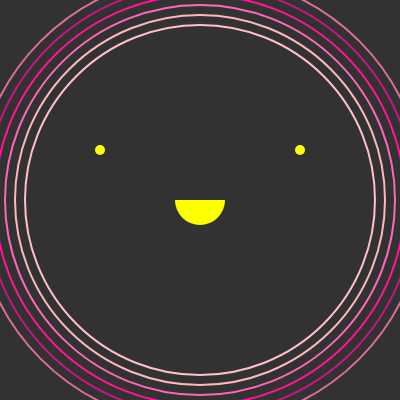
Frame 1 (no input)
Frame 60 (no input): identical to frame 1, image omitted
Frame 120 (the mouse pressed at the canvas centre since frame 60): identical to frame 1, image omitted

The p5.js sketch that drew this single still picture (run headless with seeded random() and noise() and a simulated clock; from frame 60 on, the mouse is pressed at the canvas centre):

// p5.js sketch
// ── sketch.js
// More applications
// by Prof. Marcela Godoy
// from Creative Coding Lab
// IMA, NYU Shanghai

function setup() {
  createCanvas(400, 400);
}

function draw() {
  background(50);

  noStroke();
  fill(255, 255, 0);
  circle(100, 150, 10);
  circle(300, 150, 10);
  arc(200, 200, 50, 50, PI * 0.0, PI * 1.0);

  // draw circles with diverse colors names
  noFill();
  strokeWeight(2);
  stroke("Pink");
  circle(width / 2, height / 2, 350);
  stroke("LightPink");
  circle(width / 2, height / 2, 370);
  stroke("HotPink");
  circle(width / 2, height / 2, 390);
  stroke("DeepPink");
  circle(width / 2, height / 2, 410);
  stroke("MediumVioletRed");
  circle(width / 2, height / 2, 430);
  stroke("PaleVioletRed");
  circle(width / 2, height / 2, 450);
}
